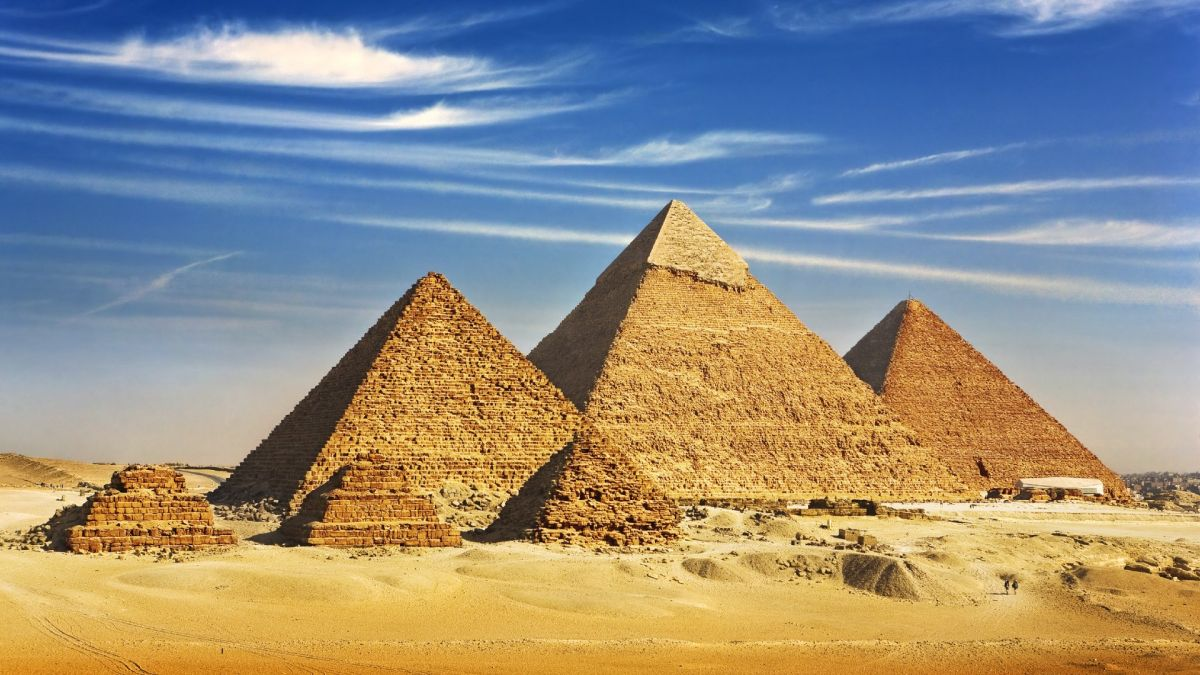
#> input picture output images/giza.jpg, 1200 x 675 px
$ jupyter execute 'affine transformations.ipynb'
#> lines starting #> are read from the running program, lines starting #| are printed output that depends on the picture
# Affine transformations

## What?

### Affine transformation is the process of manipulating an image in such a way that the parallelism of lines, the collinearity of points and the ratios of distances are preserverd but all other parameters are not preserved.

## Why?

### Used to correct the geometric distortions and deformations that occur with non ideal camera angles. For e.g Satellite images

## How?

### Affine transformations rely on matrices to perform the various transformtion operations such as rotation, shearing etc.

[cell 1]
import cv2
import numpy as np
import pandas

[cell 2]
image = cv2.imread("output images//giza.jpg")
#> image is the input picture: shape (675, 1200, 3); mean B, G, R 133.2, 143.2, 146.8
cv2.imshow("source image", image)
cv2.waitKey(0)

### Making the appropriate matrices for the source and destination images

[cell 3]
srcTri = np.array( [[0, 0], [image.shape[1] - 1, 0], [0, image.shape[0] - 1]] ).astype(np.float32)
#> srcTri = [[0, 0], [1199, 0], [0, 674]]
dstTri = np.array( [[0, image.shape[1]*0.33], [image.shape[1]*0.85, image.shape[0]*0.25], [image.shape[1]*0.15, image.shape[0]*0.7]] ).astype(np.float32)
#> dstTri = [[0, 396], [1020, 168.8], [180, 472.5]]

### preparng the warp matrix

[cell 4]
warpmat = cv2.getAffineTransform(srcTri, dstTri)
#> warpmat = [[0.851, 0.267, 0], [-0.19, 0.114, 396]]

### performing the warp operation on the image

[cell 5]
warp_dst = cv2.warpAffine(image, warpmat, (image.shape[1], image.shape[0]))
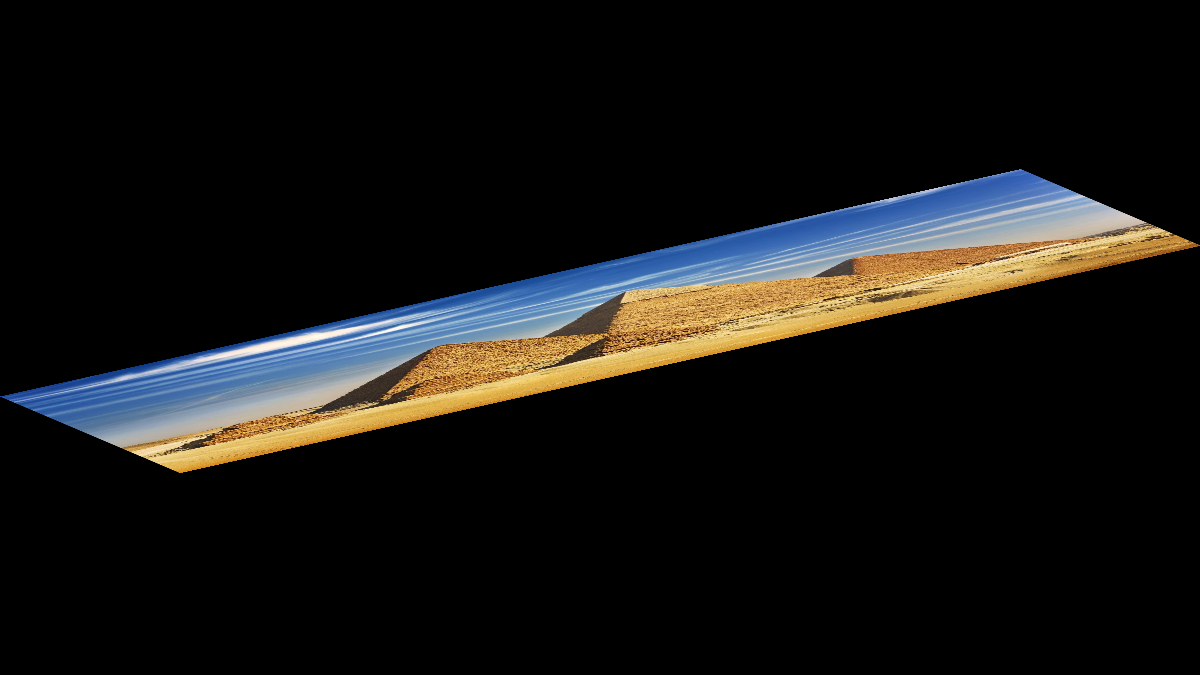
#> warp_dst: shape (675, 1200, 3); mean B, G, R 19.6, 21.1, 21.6
cv2.imwrite("output images//Warp trial.jpg", warp_dst)
#> Out = True

### performing a rotate operation on the image along it's exact center

[cell 6]
center = (warp_dst.shape[1]//2, warp_dst.shape[0]//2)
angle = 270
scale = 0.6
rot_mat = cv2.getRotationMatrix2D( center, angle, scale )
warp_rotate_dst = cv2.warpAffine(warp_dst, rot_mat, (warp_dst.shape[1], warp_dst.shape[0]))
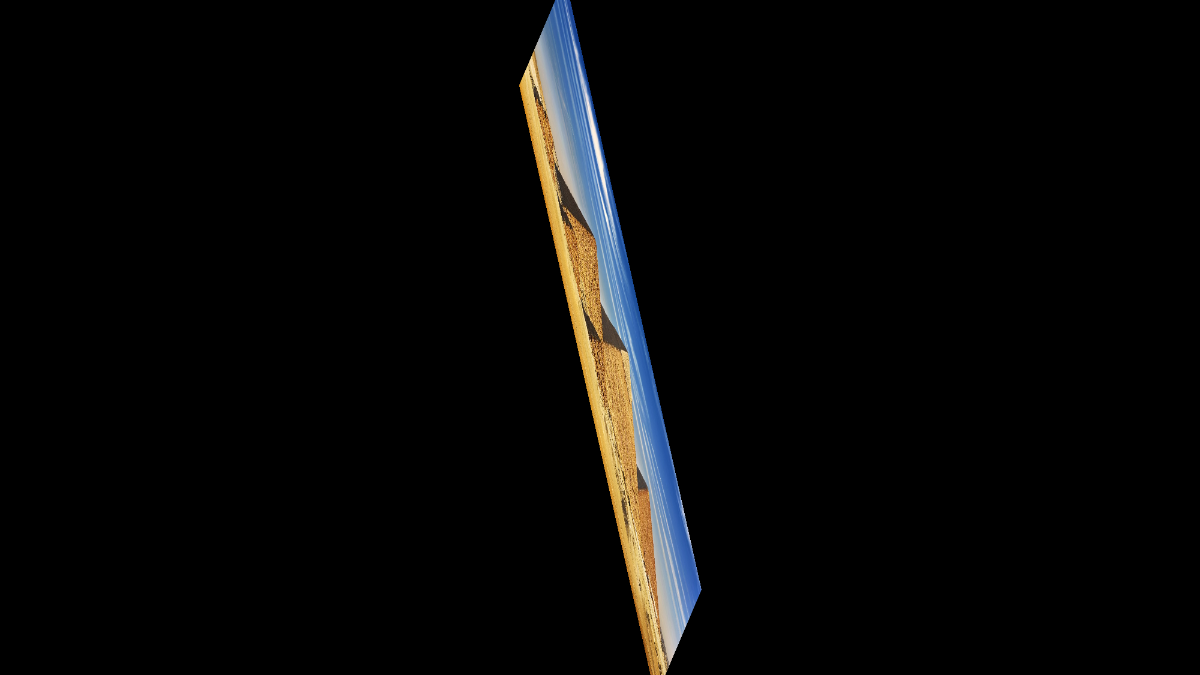
#> warp_rotate_dst: shape (675, 1200, 3); mean B, G, R 7, 7.5, 7.7
cv2.imwrite('output images//Warp and Rotate 270.jpg', warp_rotate_dst)
cv2.waitKey()
